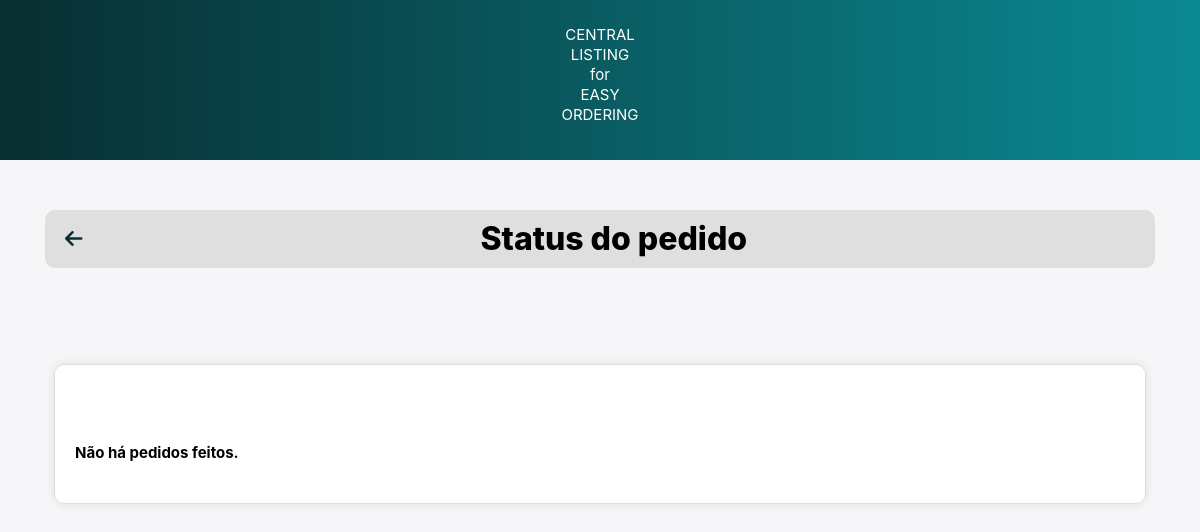
Page /order_status/ (signed in) on the earlier database version.
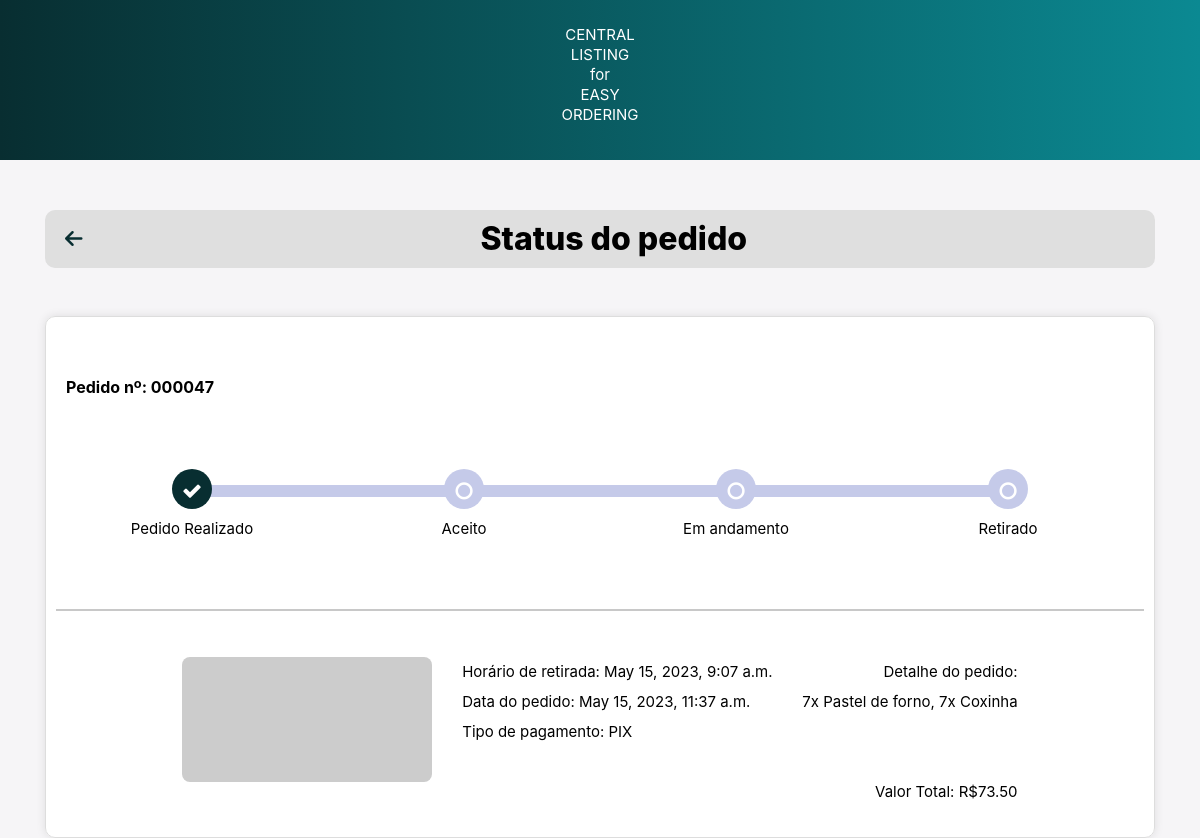
Same page on the later database version.
### main/models.py (models this page shows)
class Order(models.Model):
    user = models.ForeignKey(User, on_delete=models.CASCADE)
    order = models.CharField(max_length=1000)
    order_datetime = models.DateTimeField()
    pickup_time = models.DateTimeField()
    total = models.DecimalField(max_digits=6, decimal_places=2)

### main/views.py (the view)
# urls.py: path('order_status/', views.order_status, name='order_status'),
@login_required(login_url='login')
def order_status(request):
    cart = Cart.objects.filter(user=request.user)
    total = cart.aggregate(total=Sum(F('product__price') * F('quantity')))['total']
    if request.method == 'POST':
        order_datetime = datetime.now()
        pickup_time = datetime.now() + timedelta(minutes=30)
        order_products = [f"{item.quantity}x {item.product.name}" for item in cart]
        order_summary = ", ".join(order_products)
        order = Order.objects.create(user=request.user, order=order_summary, total=total,
        pickup_time=pickup_time, order_datetime=order_datetime)
        messages.success(request, 'Pedido realizado com sucesso!')
        cart.delete()
    else:
        order = Order.objects.filter(user=request.user).last()
    context = {
        'order': order,
    }
    return render(request, 'order_status.html', context)

### templates/order_status.html (shortened to what this page needs)
{% load static %}
<!DOCTYPE html>
<html>
<head>
    <link rel="stylesheet" href="https://cdnjs.cloudflare.com/ajax/libs/font-awesome/6.4.0/css/all.min.css" />
    <link
    rel="stylesheet"
    href="https://cdn.jsdelivr.net/npm/bootstrap@4.3.1/dist/css/bootstrap.min.css"
  />
  <link
    rel="stylesheet"
    href="https://cdnjs.cloudflare.com/ajax/libs/font-awesome/4.7.0/css/font-awesome.css"
  />
  <link rel="stylesheet" type="text/css" href="{% static './css/order_status.css' %}">
</head>
<body>
  <nav>
          <p>CENTRAL<br>LISTING<br>for<br>EASY<br>ORDERING</p>
  </nav>
    <div class="container">
        <div class="top-bar">
            <a id="arrow" href="{% url 'home' %}" class="back-to-home">
                <i class="fas fa-arrow-left"></i>
            </a>
            <h1 class="top-bar-title">Status do pedido</h1>
        </div>
    </div>
    {% if order %}
    <div class="container">
      <div class="card">
        <div class="timeline-container">
          <div class="order_number_text">
            Pedido nº: 0000{{ order.id }}</p>
          </div>
          <ul id="progressbar" class="text-center">
            <li class="step0">
              <div class="step-container">
                <p class="status-text">Pedido Realizado</p>
              </div>
            </li>
            <li class="step0">
              <div class="step-container">
                <p class="status-text">Aceito</p>
              </div>
            </li>
            <li class="step0">
              <div class="step-container">
                <p class="status-text">Em andamento</p>
              </div>
            </li>
            <li class="step0">
              <div class="step-container">
                <p class="status-text">Retirado</p>
              </div>
            </li>
          </ul>
          <br><br><br><br><br>
          <div class="track-order">
            <hr>
            <div class="row d-flex justify-content-between px-3 top">
              <div class="d-flex">
                <img src="https://placehold.co/600x400?text=product_img" alt="Product Image" style="width:250px;height:125px;">
              </div>
              <div>
                <p>Horário de retirada: {{ order.pickup_time }}</p>
                <p>Data do pedido: {{ order.order_datetime }}</p>
                <p>Tipo de pagamento: PIX</p>
              </div>
              <div class="d-flex flex-column text-sm-right">
                <p>Detalhe do pedido:</p>
                <p>{{order.order}}</p>
                <p><br><br><br>Valor Total: R${{order.total}}</p>
              </div>
            </div>
          </div>
        </div>
      </div>
    </div>
    {% else %}
    <div class="container px-1 px-md-4 py-5 mx-auto">
      <div class="card">
        <div class="timeline-container">
          <div class="order_number_text">
            <p>Não há pedidos feitos.</p>
          </div>
        </div>
      </div>
    </div>
    {% endif %}
</body>
</html>

Differences in the rows shown:
added Order: id "47", pickup_time "May 15, 2023, 9:07 a.m.", order_datetime "May 15, 2023, 11:37 a.m.", order "7x Pastel de forno, 7x Coxinha", total "73.50"
Other differences:
text no longer shown: "Não há pedidos feitos."
text now shown: "Pedido nº: 0000 Pedido Realizado Aceito Em andamento Retirado Horário de retirada: Data do pedido: Tipo de pagamento: PIX Detalhe do pedido: Valor Total: R$"
